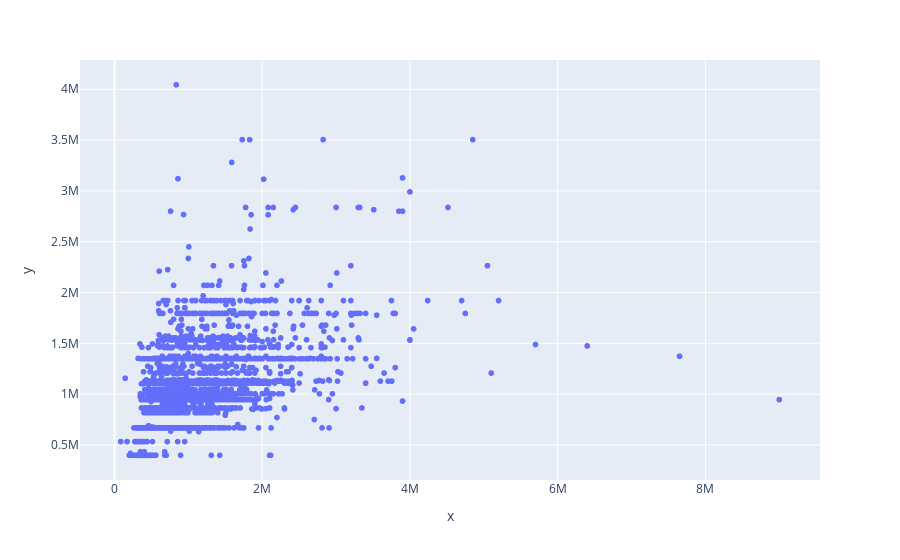

Here is the notebook cell this chart was saved with:
### Code cell
fig = px.scatter(x=y_teste, y=y_regressao2)
fig.show()

### Figure 1 — Plotly figure (JSON) as saved in the notebook; plotly's stock layout.template omitted (floating-point values rounded to 4 significant figures; data arrays with more than 128 entries replaced by an {"elided": "..."} marker saying what was removed)
{"data": [{"hovertemplate": "x=%{x}<br>y=%{y}<extra></extra>", "legendgroup": "", "marker": {"color": "#636efa", "symbol": "circle"}, "mode": "markers", "name": "", "showlegend": false, "type": "scattergl", "x": {"elided": "3380 int values"}, "xaxis": "x", "y": {"elided": "3380 float values"}, "yaxis": "y"}], "layout": {"legend": {"tracegroupgap": 0}, "margin": {"t": 60}, "xaxis": {"anchor": "y", "domain": [0, 1], "title": {"text": "x"}}, "yaxis": {"anchor": "x", "domain": [0, 1], "title": {"text": "y"}}}}
